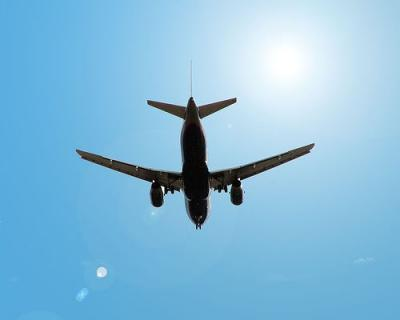
%> input picture MatlabFiles/airplane.jpg, 400 x 320 px
$ octave --eval "result = Classify('airplane.jpg');"   (GNU Octave 9; MATLAB toolbox functions it lacks are replaced by stand-ins)
%> lines starting %> are read from the running program, lines starting %| are printed output that depends on the picture; in (x1, y1, x2, y2) boxes, pixels count from 0 and x2, y2 are one past the last pixel; in counts of white or black regions, pixels touching at a corner belong together; the program's own positions count from 1
%------------------------------------------------------------------------
% AL-AZHAR UNIVERSITY
% FACULTY OF ENGINEERING
% SYSTEMS & COMPUTERS ENGINEERING Department
%------------------------------------------------------------------------
% Author : Ahmed Samieh Abd El-Wahab
% Date   : 14 December 2006
%------------------------------------------------------------------------
% Shapes Classifier
% Step 1: Read image Read in
% Step 2: Convert image from rgb to gray
% Step 3: Threshold the image
% Step 4: Invert the Binary Image
% Step 5: Find the boundaries Concentrate
% Step 6: Determine Shapes properties
% Step 7: Classify Shapes according to properties
% Square      = 3
% Rectangular = 2
% Circle      = 1
% UNKNOWN     = 0
%------------------------------------------------------------------------
function W = Classify(ImageFile)
%> called with ImageFile = 'airplane.jpg'
% Step 1: Read image Read in
RGB = imread(ImageFile);
%> RGB is the input picture: size 320x400x3 uint8; mean R, G, B 133.4, 187.8, 218.5
figure,
imshow(RGB),
title('Original Image');

% Step 2: Convert image from rgb to gray
GRAY = rgb2gray(RGB);
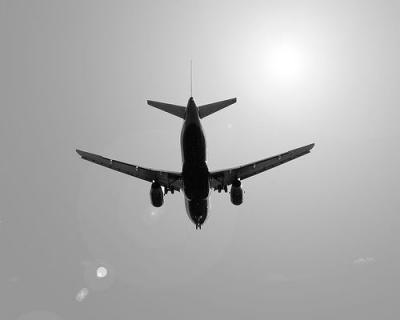
%> GRAY: size 320x400 uint8; min 0, max 255, mean 175
figure,
imshow(GRAY),
title('Gray Image');

% Step 3: Threshold the image Convert the image to black and white in order
% to prepare for boundary tracing using bwboundaries.
threshold = graythresh(GRAY);
%> threshold = 0.427
BW = im2bw(GRAY, threshold);
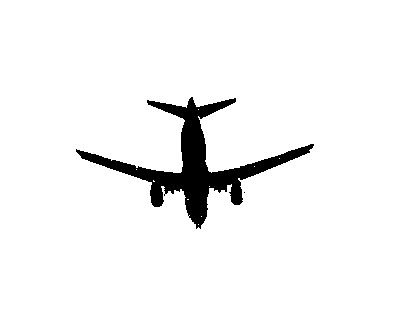
%> BW: size 320x400 logical; 95.1% white; 2 black regions (1 under 20 px), largest, box (x1, y1, x2, y2) and area: (76, 97, 314, 229) 6233
figure,
imshow(BW),
title('Binary Image');

% Step 4: Invert the Binary Image
BW = ~ BW;
%> BW: size 320x400 logical; 4.9% white; 2 white regions (1 under 20 px)
figure,
imshow(BW),
title('Inverted Binary Image');

% Step 5: Find the boundaries Concentrate only on the exterior boundaries.
% Option 'noholes' will accelerate the processing by preventing
% bwboundaries from searching for inner contours.
%[B,L] = bwboundaries(BW, 'noholes');
[B,L] = bwboundaries(BW, 'holes');
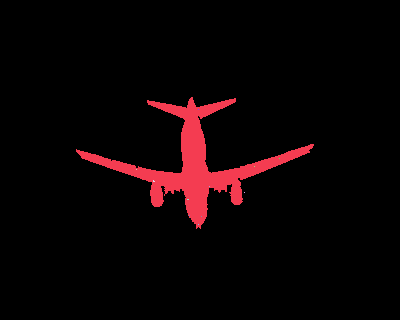
%> L: size 320x400 double; 13 distinct labels, from 0 to 12; one colour per label, 0 black
%> B = 12 boundaries; largest, box (x1, y1, x2, y2) and points: (76, 97, 314, 229) 929, (153, 180, 155, 182) 4, (187, 199, 189, 200) 3, (244, 192, 245, 193) 2, (136, 169, 137, 170) 2
% Step 6: Determine objects properties
STATS = regionprops(L, 'all'); % we need 'BoundingBox' and 'Extent'
%> STATS = 12 regions; largest, box (x1, y1, x2, y2), Area, Centroid, MajorAxisLength, MinorAxisLength and Eccentricity: (76, 97, 314, 229) 6233 [195.8 164.9] 173.1 118.8 0.727, (153, 180, 155, 182) 3 [154.3 181.7] 2.58 1.76 0.73, (187, 199, 189, 200) 2 [188.5 200] 2.31 1.15 0.866

% [5 lines of commented-out code are left out]

figure,
imshow(RGB),
title('Results');
hold on
for i = 1 : length(STATS)
  W(i) = uint8(abs(STATS(i).BoundingBox(3)-STATS(i).BoundingBox(4)) < 0.1);
  W(i) = W(i) + 2 * uint8((STATS(i).Extent - 1) == 0 );
  centroid = STATS(i).Centroid;
  switch W(i)
      case 1
          plot(centroid(1),centroid(2),'wO');
      case 2
          plot(centroid(1),centroid(2),'wX');
      case 3
          plot(centroid(1),centroid(2),'wS');
  end
end
%> this loop made 8 passes
%> centroid on passes 1 to 8: [195.8 164.9], [245 193], [137 170], [154.3 181.7], [188.5 200], [190 216], [199 110], [199 225]
return
%> (the run ends here)
